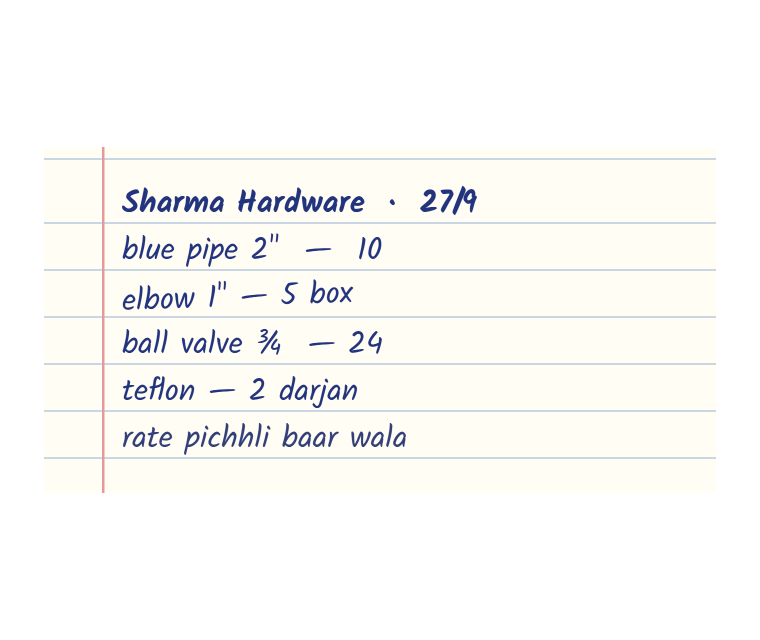
#> input picture .impeccable/work/slip-flat.png, 1520 x 1280 px, found by its file name (shown at 1/2 size)
$ python stage_parchi.py
#> lines starting #> are read from the running program, lines starting #| are printed output that depends on the picture; after the words box and inside, x2 and y2 are one past the last pixel; in counts of white or black regions, pixels touching at a corner belong together
"""Stage the flat slip render (slip-flat.png) as a phone-photo style JPEG.

Run from the project root after rendering .impeccable/work/slip.html to
.impeccable/work/slip-flat.png at 2x in headless Edge.
"""
from PIL import Image, ImageFilter, ImageChops
import math


def solve(A, B):
    n = len(B)
    M = [row[:] + [b] for row, b in zip(A, B)]
    for i in range(n):
        p = max(range(i, n), key=lambda r: abs(M[r][i]))
        M[i], M[p] = M[p], M[i]
        for r in range(n):
            if r != i:
                f = M[r][i] / M[i][i]
                M[r] = [a - f * b for a, b in zip(M[r], M[i])]
    return [M[i][n] / M[i][i] for i in range(n)]


def coeffs(src, dst):
    A, B = [], []
    for (x, y), (u, v) in zip(dst, src):
        A.append([x, y, 1, 0, 0, 0, -u * x, -u * y]); B.append(u)
        A.append([0, 0, 0, x, y, 1, -v * x, -v * y]); B.append(v)
    return solve(A, B)


flat = Image.open('.impeccable/work/slip-flat.png').convert('RGB')
#> flat is the input picture: PIL image 1520x1280 RGB; mean R, G, B 249.9, 249.4, 247.1
bbox = ImageChops.difference(flat, Image.new('RGB', flat.size, (255, 255, 255))).getbbox()
#> bbox = (88, 282, 1432, 986)
slip = flat.crop(bbox)
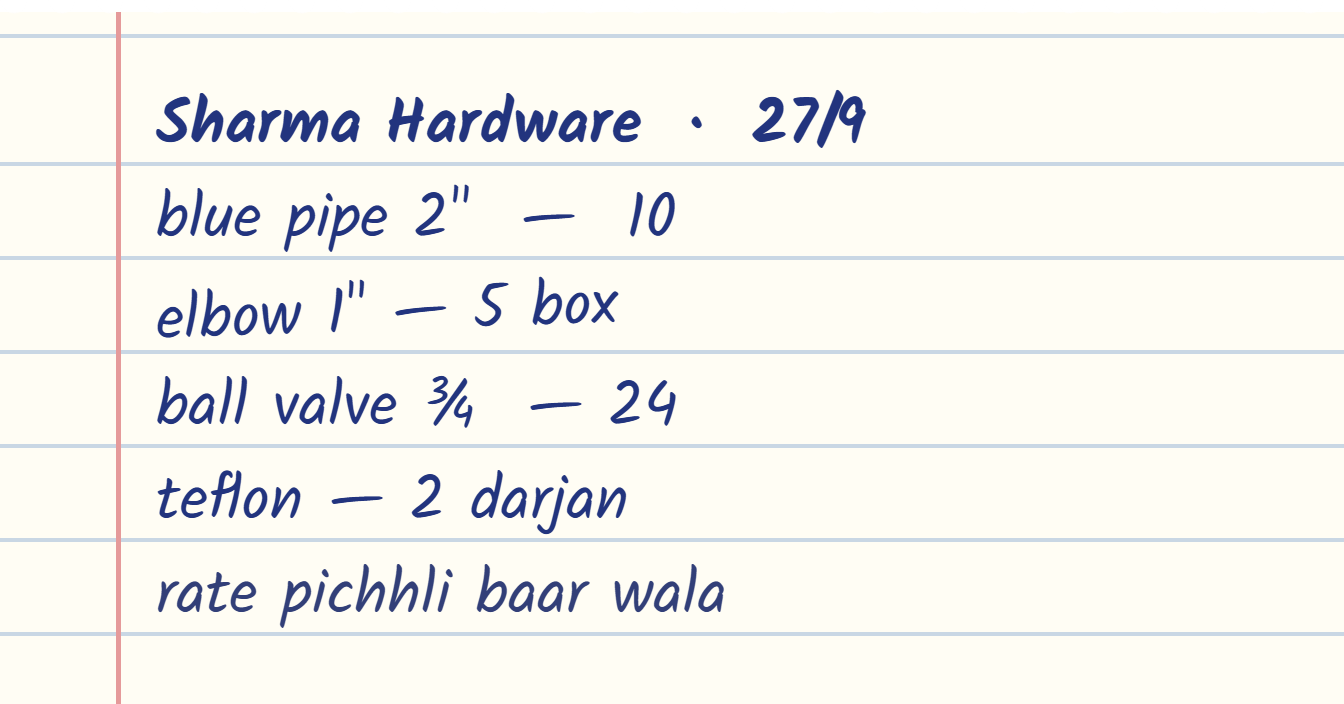
#> slip: PIL image 1344x704 RGB; mean R, G, B 244.4, 243.5, 238.7
sw, sh = slip.size
#> sw = 1344; sh = 704
W, H = sw + 360, sh + 280
#> W = 1704; H = 984
base = Image.new('RGB', (W, H), (176, 168, 156))
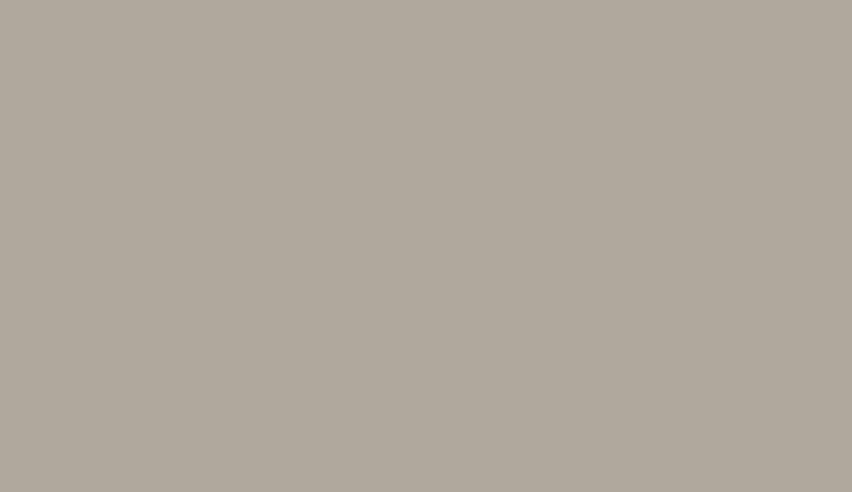
#> base: PIL image 1704x984 RGB (shown at 1/2 size); mean R, G, B 176, 168, 156
noise = Image.effect_noise((W, H), 20).convert('L')
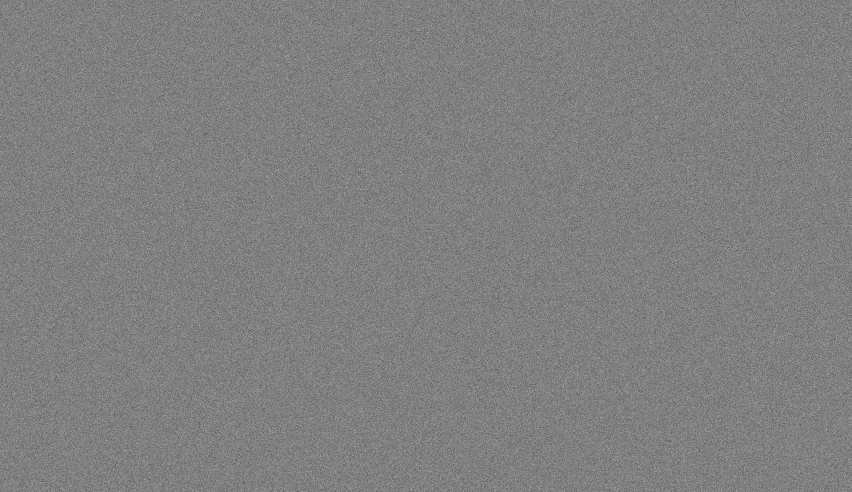
#> noise: PIL image 1704x984 L (shown at 1/2 size); min 21, max 221, mean 127.5
counter = Image.composite(base, Image.new('RGB', (W, H), (163, 155, 144)), noise).filter(ImageFilter.GaussianBlur(1.2))
ox, oy = 180, 120
dst = [(ox + 30, oy + 8), (ox + sw - 14, oy + 40), (ox + sw + 18, oy + sh - 6), (ox - 12, oy + sh + 22)]
c = coeffs([(0, 0), (sw, 0), (sw, sh), (0, sh)], dst)
warped = slip.transform((W, H), Image.PERSPECTIVE, c, Image.BICUBIC)
wmask = Image.new('L', (sw, sh), 255).transform((W, H), Image.PERSPECTIVE, c, Image.BICUBIC)
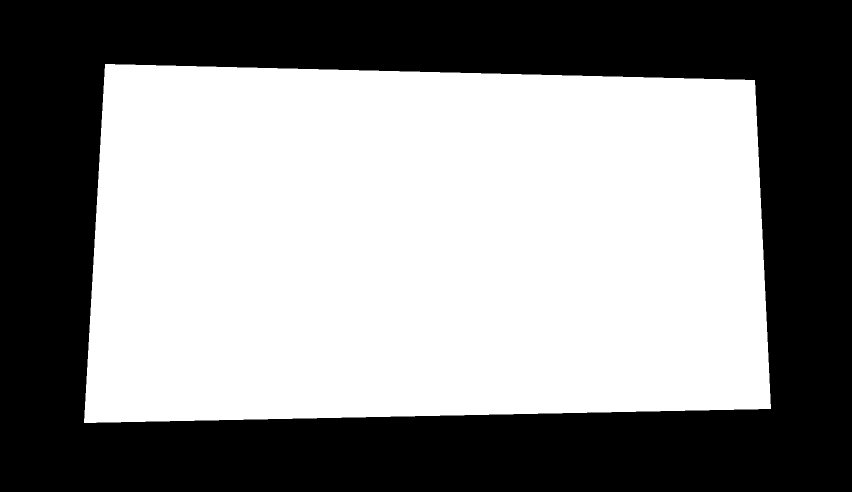
#> wmask: PIL image 1704x984 L (shown at 1/2 size); 54.9% white; 1 black region, box (x1, y1, x2, y2) and area: (0, 0, 1704, 984) 756869
off = Image.new('L', (W, H), 0)
#> off: PIL image 1704x984 L; every value is 0
off.paste(wmask.filter(ImageFilter.GaussianBlur(24)), (16, 28))
counter = Image.composite(Image.new('RGB', (W, H), (58, 48, 38)), counter, off.point(lambda v: int(v * .55)))
counter.paste(warped, (0, 0), wmask)
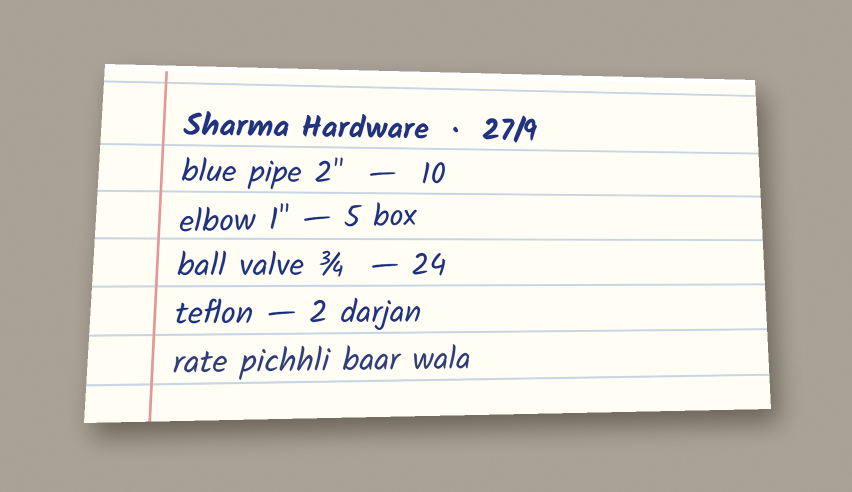
#> counter: PIL image 1704x984 RGB (shown at 1/2 size); mean R, G, B 208.2, 204.1, 196.4
g = Image.new('L', (64, 48))
#> g: PIL image 64x48 L; every value is 0
gd = g.load()
for y in range(48):
    for x in range(64):
        d = math.hypot(x - 14, y - 8) / 70
        gd[x, y] = int(255 * max(0, 1 - d * .95))
light = g.resize((W, H), Image.BICUBIC)
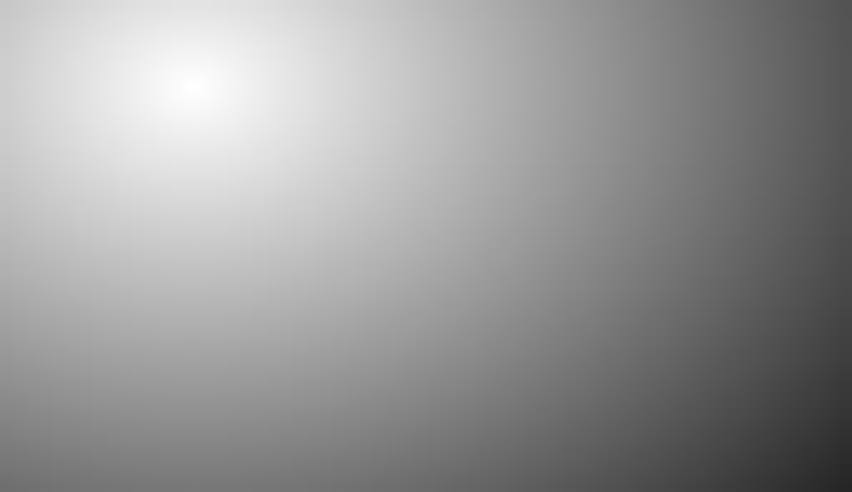
#> light: PIL image 1704x984 L (shown at 1/2 size); min 38, max 255, mean 151.7
img = Image.composite(counter, Image.new('RGB', (W, H), (38, 32, 26)), light.point(lambda v: int(125 + v * .51)))
img = Image.blend(img, Image.effect_noise((W, H), 26).convert('RGB'), .045).filter(ImageFilter.GaussianBlur(.6))
tw = 820
img = img.resize((tw, int(H * tw / W)), Image.LANCZOS)
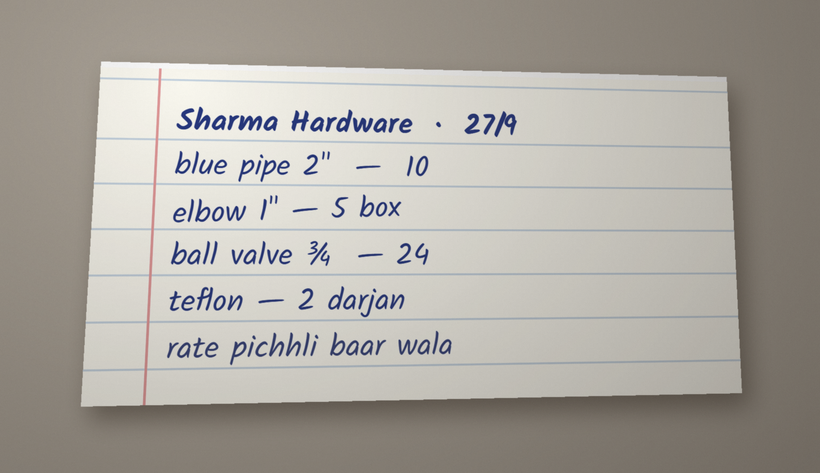
#> img: PIL image 820x473 RGB; mean R, G, B 170.9, 166.8, 159.9
img.save('assets/parchi-sample.jpg', quality=82, optimize=True, progressive=True)
print(img.size)
#| (820, 473)
